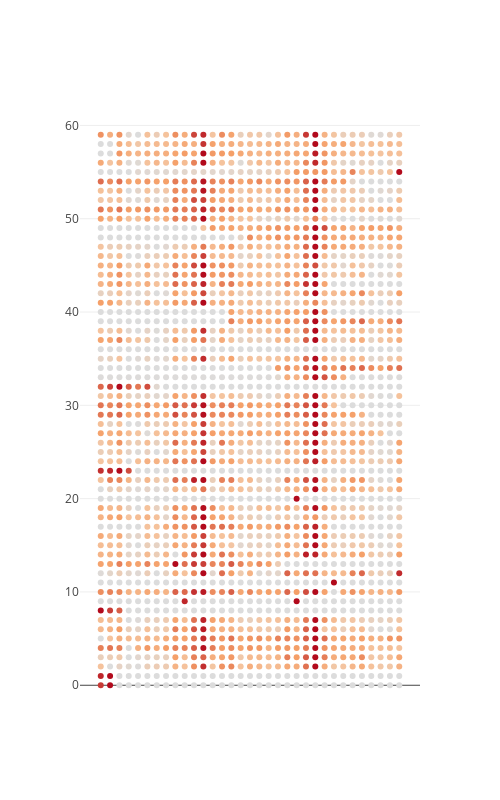

Notebook code for this chart:
### Markdown cell above
Nada de novo. O que dá mais lucro são os video games e o lucro aumenta no Natal.

### Code cell
df = df_clean.pivot_table(index=['shop_id'],
                       columns=['date_block_num'], values=['revenue'], aggfunc='sum', fill_value=0)
df.columns = df.columns.droplevel(0)

shop_s = train['shop_id'].unique()
plt.figure(figsize=(14,10))

x = np.linspace(0,33,33)

trace = [ go.Scatter(
    x = x,
    y = [ shop for _ in range(33)],
    mode = 'markers',
    marker = dict(
        color = df.loc[shop, 0:33],
        colorscale = 'Reds'
    ),
    showlegend=False,
)
for shop in shop_s]

layout = go.Layout(
    width=500,
    height=800,
    xaxis = dict(visible = False),
    yaxis = dict(visible = True, showticklabels = True),
    
)

fig = go.Figure(trace, layout)
iplot(fig, filename='basic-scatter')
